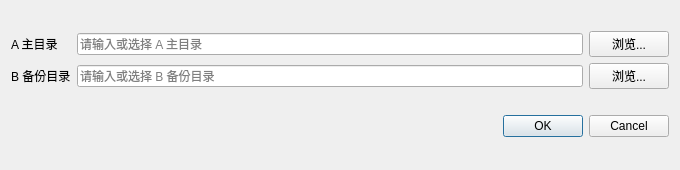
<?xml version="1.0" encoding="UTF-8"?>
<ui version="4.0">
 <class>PairEditDialog</class>
 <widget class="QDialog" name="PairEditDialog">
  <property name="geometry">
   <rect>
    <x>0</x>
    <y>0</y>
    <width>680</width>
    <height>170</height>
   </rect>
  </property>
  <property name="windowTitle">
   <string>编辑同步对</string>
  </property>
  <layout class="QVBoxLayout" name="mainLayout">
   <item>
    <layout class="QGridLayout" name="gridLayout">
     <item row="0" column="0">
      <widget class="QLabel" name="sourceLabel">
       <property name="text">
        <string>A 主目录</string>
       </property>
      </widget>
     </item>
     <item row="0" column="1">
      <widget class="QLineEdit" name="sourcePathEdit">
       <property name="placeholderText">
        <string>请输入或选择 A 主目录</string>
       </property>
      </widget>
     </item>
     <item row="0" column="2">
      <widget class="QPushButton" name="browseSourceButton">
       <property name="text">
        <string>浏览...</string>
       </property>
      </widget>
     </item>
     <item row="1" column="0">
      <widget class="QLabel" name="targetLabel">
       <property name="text">
        <string>B 备份目录</string>
       </property>
      </widget>
     </item>
     <item row="1" column="1">
      <widget class="QLineEdit" name="targetPathEdit">
       <property name="placeholderText">
        <string>请输入或选择 B 备份目录</string>
       </property>
      </widget>
     </item>
     <item row="1" column="2">
      <widget class="QPushButton" name="browseTargetButton">
       <property name="text">
        <string>浏览...</string>
       </property>
      </widget>
     </item>
    </layout>
   </item>
   <item>
    <widget class="QDialogButtonBox" name="buttonBox">
     <property name="orientation">
      <enum>Qt::Horizontal</enum>
     </property>
     <property name="standardButtons">
      <set>QDialogButtonBox::Cancel|QDialogButtonBox::Ok</set>
     </property>
    </widget>
   </item>
  </layout>
 </widget>
 <resources/>
 <connections>
  <connection>
   <sender>buttonBox</sender>
   <signal>accepted()</signal>
   <receiver>PairEditDialog</receiver>
   <slot>accept()</slot>
   <hints>
    <hint type="sourcelabel">
     <x>248</x>
     <y>254</y>
    </hint>
    <hint type="destinationlabel">
     <x>157</x>
     <y>274</y>
    </hint>
   </hints>
  </connection>
  <connection>
   <sender>buttonBox</sender>
   <signal>rejected()</signal>
   <receiver>PairEditDialog</receiver>
   <slot>reject()</slot>
   <hints>
    <hint type="sourcelabel">
     <x>316</x>
     <y>260</y>
    </hint>
    <hint type="destinationlabel">
     <x>286</x>
     <y>274</y>
    </hint>
   </hints>
  </connection>
 </connections>
</ui>
